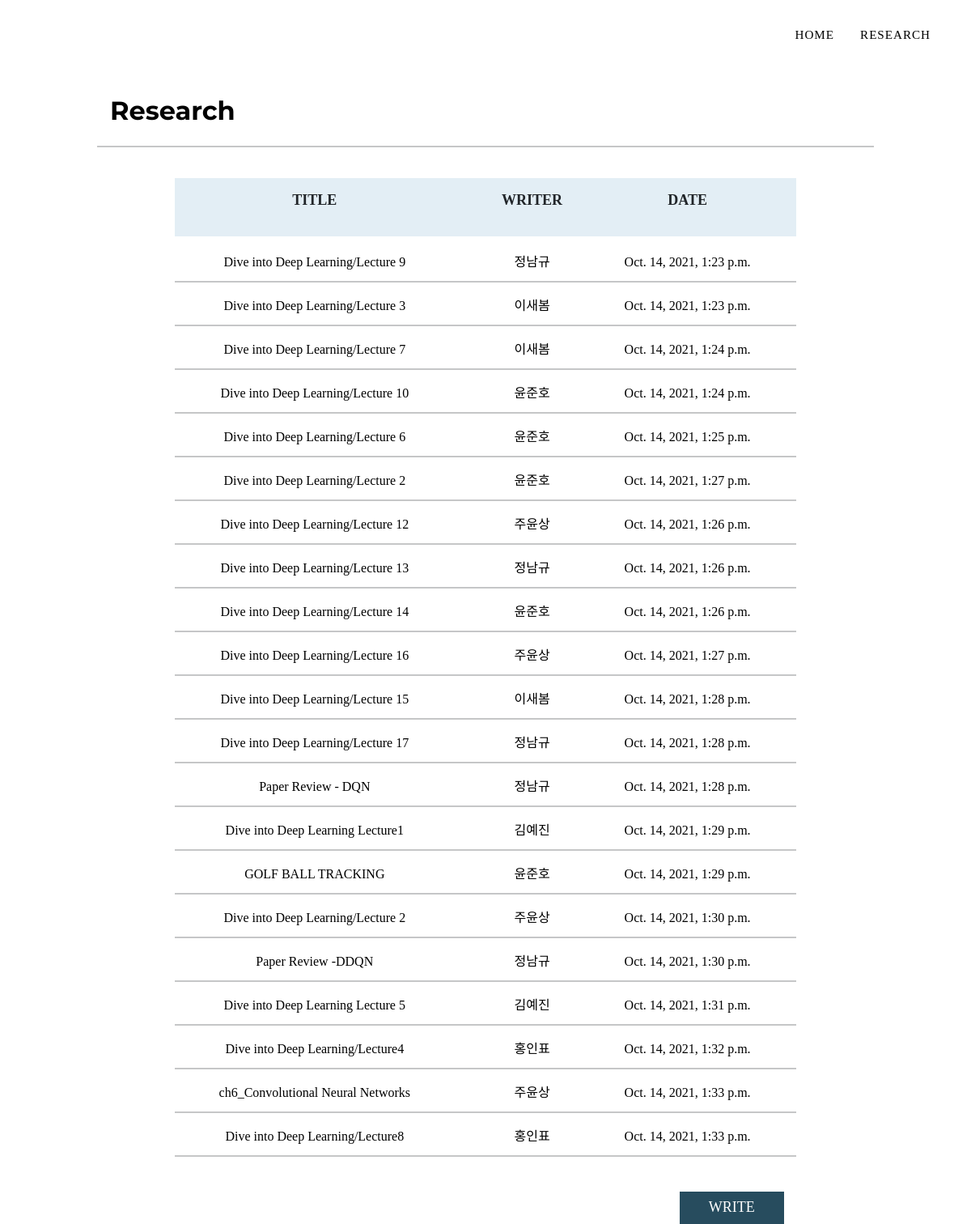
/board/, run on the app's committed database.
### app/models.py (models this page shows, shortened)
class Board(models.Model):
    title = models.CharField(max_length=100)
    body = models.TextField()
    date = models.DateTimeField(auto_now_add=True)
    writer = models.CharField(max_length=100, default='')
    file = models.FileField('첨부파일', null=True, blank=True,  upload_to='')

### app/views.py (the view)
# urls.py: path('board/', app.views.board, name='board'),
def board(request):
    board = Board.objects
    return render(request, 'board1.html', {'board':board})

### app/templates/board1.html (shortened to what this page needs)
<!DOCTYPE html>
<html lang="en">
<head>
    <link href="https://cdn.jsdelivr.net/npm/bootstrap@5.1.1/dist/css/bootstrap.min.css" rel="stylesheet"
>
    {% load static %}
    <link rel="stylesheet" href="{% static 'css/styles.css' %}">
</head>
<body id="page-top" style="font-family: noto-demilight;">
    <nav class="navbar navbar-expand-lg navbar-dark fixed-top" id="mainNav" style="background-color: white; font-family: noto-medium;">
        <div class="container">
            <div class="collapse navbar-collapse" id="navbarResponsive">
                <ul class="navbar-nav text-uppercase ml-auto" style="font-family: noto-medium;">
                    <li class="nav-item"><a class="nav-link js-scroll-trigger" style="font-family: noto-medium; color:black;" href="{% url 'index' %}">home</a></li>
                    <li class="nav-item"><a class="nav-link js-scroll-trigger" style="font-family: noto-medium; color:black;" href="{% url 'board' %}">Research</a></li>
                </ul>
            </div>
        </div>
    </nav>
    <div class="board" style="margin-top: 20px;" >
        <div class="board-contents mx-auto">
            <div class="block board mx-auto">
                <div class="block mx-auto" style="height:3em;">
                    <div class="inline-block" >
                        <a class="nav-link js-scroll-trigger" href="{% url 'board' %}" style="color: black;">
                            <h2 style="float: left;">Research</h2>
                        </a>
                    </div>
                </div>
                <div class="block" style="height: 1.5em;">
                    <hr>
                </div>
            </div>
            <div class="block board" style="margin-top: 3%;">
                <div class="board-nav mx-auto">
                    <div class="block board-nav" style="background-color: #e3eef5;">
                        <div class="box" style="width: 45%;">
                            <p>TITLE</p>
                        </div>
                        <div class="box" style="width: 25%; ">
                            <p>WRITER</p>
                        </div>
                        <div class="box" style="width: 25%; ">
                            <p>DATE</p>
                        </div>
                    </div>
                </div>
                <div class="board-contents mx-auto" style="margin-top: 2%;">
                    {% for i in board.all %}
                        <a href="{{i.pk}}/" class="posting-click">
                            <div class="contents-box" style="width: 45%;">
                                {{i.title}}
                            </div>
                            <div class="contents-box" style="width: 25%;">
                                {{i.writer}}
                            </div>
                            <div class="contents-box" style="width: 25%; ">
                                {{i.date}}
                            </div>
                            <br>
                            <br>
                        </a>
                        <hr style="margin-top: -1em;">
                    {% endfor %}
                    <br>
                    <button class="my-button" onclick="location.href = 'new_post/'" style="float: right; margin-right:2%;">WRITE</button>
                </div>
            </div>
        </div>
    </div>
</body>
</html>

### data on the page
Board: title "Dive into Deep Learning/Lecture 9", writer "정남규", date "Oct. 14, 2021, 1:23 p.m."
Board: title "Dive into Deep Learning/Lecture 3", writer "이새봄", date "Oct. 14, 2021, 1:23 p.m."
Board: title "Dive into Deep Learning/Lecture 7", writer "이새봄", date "Oct. 14, 2021, 1:24 p.m."
Board: title "Dive into Deep Learning/Lecture 10", writer "윤준호", date "Oct. 14, 2021, 1:24 p.m."
Board: title "Dive into Deep Learning/Lecture 6", writer "윤준호", date "Oct. 14, 2021, 1:25 p.m."
Board: title "Dive into Deep Learning/Lecture 2", writer "윤준호", date "Oct. 14, 2021, 1:27 p.m."
Board: title "Dive into Deep Learning/Lecture 12", writer "주윤상", date "Oct. 14, 2021, 1:26 p.m."
Board: title "Dive into Deep Learning/Lecture 13", writer "정남규", date "Oct. 14, 2021, 1:26 p.m."
Board: title "Dive into Deep Learning/Lecture 14", writer "윤준호", date "Oct. 14, 2021, 1:26 p.m."
Board: title "Dive into Deep Learning/Lecture 16", writer "주윤상", date "Oct. 14, 2021, 1:27 p.m."
Board: title "Dive into Deep Learning/Lecture 15", writer "이새봄", date "Oct. 14, 2021, 1:28 p.m."
Board: title "Dive into Deep Learning/Lecture 17", writer "정남규", date "Oct. 14, 2021, 1:28 p.m."
Board: title "Paper Review - DQN", writer "정남규", date "Oct. 14, 2021, 1:28 p.m."
Board: title "Dive into Deep Learning Lecture1", writer "김예진", date "Oct. 14, 2021, 1:29 p.m."
Board: title "GOLF BALL TRACKING", writer "윤준호", date "Oct. 14, 2021, 1:29 p.m."
Board: title "Dive into Deep Learning/Lecture 2", writer "주윤상", date "Oct. 14, 2021, 1:30 p.m."
Board: title "Paper Review -DDQN", writer "정남규", date "Oct. 14, 2021, 1:30 p.m."
Board: title "Dive into Deep Learning Lecture 5", writer "김예진", date "Oct. 14, 2021, 1:31 p.m."
Board: title "Dive into Deep Learning/Lecture4", writer "홍인표", date "Oct. 14, 2021, 1:32 p.m."
Board: title "ch6_Convolutional Neural Networks", writer "주윤상", date "Oct. 14, 2021, 1:33 p.m."
Board: title "Dive into Deep Learning/Lecture8", writer "홍인표", date "Oct. 14, 2021, 1:33 p.m."
